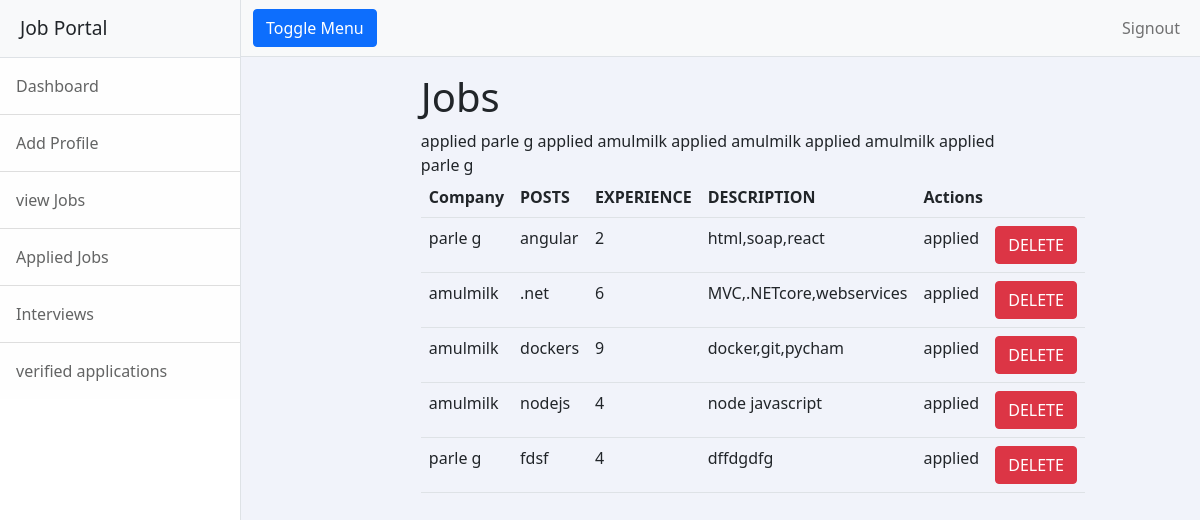
Screenshot of /jobseekers/jobs/applied/view (signed in) with the database file from the repository.
### employer/models.py (models this page shows, shortened)
class Application(models.Model):
    job=models.ForeignKey(Jobs,on_delete=models.CASCADE)
    user=models.ForeignKey(MyUser,on_delete=models.CASCADE)
    options = (('applied', 'applied'), ('intouch', 'intouch'), ('selected', 'selected'),
               ('not selected', 'not selected'))
    application_status = models.CharField(max_length=20, choices=options, default='applied')
    company=models.ForeignKey(CompanyProfile,on_delete=models.CASCADE,null=True)

class Jobs(models.Model):
    edd = date.today() + timedelta(days=15)
    company=models.ForeignKey(CompanyProfile,on_delete=models.CASCADE)
    post_name=models.CharField(max_length=50)
    experience=models.CharField(max_length=50)
    description=models.CharField(max_length=100)
    posted_date=models.DateField(auto_now_add=True, null=True)
    last_date= models.DateField(default=edd, null=True)

class CompanyProfile(models.Model):
    company=models.OneToOneField(MyUser,on_delete=models.CASCADE)
    company_name=models.CharField(max_length=50)
    description = models.CharField(max_length=150)
    logo=models.ImageField(upload_to="image",null=True)

### jobseekers/views.py (the view)
# urls.py: path("jobs/applied/view",views.AppliedJobs.as_view(),name="appliedjobs"),
@method_decorator(Sign_required,name='dispatch')
class AppliedJobs(TemplateView):
    model = Application
    form_class=forms.JobApplication
    template_name = "jobseeker/appliedjobs.html"
    context_object_name = "jobs"
    queryset = model.objects.all()
    def get(self,request,*args,**kwargs):
        user_jobs = Application.objects.filter(user=request.user,application_status="applied")
        print(user_jobs)
        return render(request, self.template_name, {"company":user_jobs})

### jobseekers/templates/jobseeker/appliedjobs.html (shortened to what this page needs)
<!DOCTYPE html>
{%extends 'jobseeker/jobseekerbase.html'%}
 {%block body_block%}
<div class="container mt-3">
    <div class="row">
        <div class="col-2">
        </div>
        <div class="col-8">
            <h1>Jobs</h1>
           <form action="" method="post">
               <table class="table">
                   <tr>
                       <td><strong>Company</strong></td>
                       <td><strong>POSTS</strong></td>
                       <td><strong>EXPERIENCE</strong></td>
                       <td><strong>DESCRIPTION</strong></td>
                       <td colspan="2"><strong>Actions</strong></td>
                   </tr>
                   {%for comp in company%}
                   <tr>{{comp.application_status}}
                       <td>{{comp.job.company.company_name}}</td>
                       <td>{{comp.job.post_name}}</td>
                       <td>{{comp.job.experience}}</td>
                       <td>{{comp.job.description}}</td>
                       <td>{{comp.application_status}}</td>
                       <td>
                              <a href="{%url 'removejobapplication' comp.id%}" class="btn btn-danger"
                      >DELETE</a>
                   </tr>
{%endfor%}
               </table>
            </form>
        </div>
        <div class="col-2"></div>
    </div>
</div>
{%endblock%}

### employer/static/css/customstyle.css (style rules this page uses)
body { background: #eee }
body { background: #F1F3FA; }

### rows the page displays
Application: job.company.company_name "parle g", job.post_name "angular", job.experience "2", job.description "html,soap,react", application_status "applied"
Application: job.company.company_name "amulmilk", job.post_name ".net", job.experience "6", job.description "MVC,.NETcore,webservices", application_status "applied"
Application: job.company.company_name "amulmilk", job.post_name "dockers", job.experience "9", job.description "docker,git,pycham", application_status "applied"
Application: job.company.company_name "amulmilk", job.post_name "nodejs", job.experience "4", job.description "node javascript", application_status "applied"
Application: job.company.company_name "parle g", job.post_name "fdsf", job.experience "4", job.description "dffdgdfg", application_status "applied"
